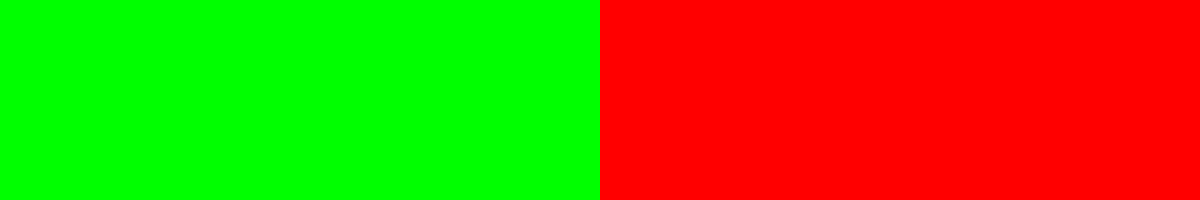
Frame 1 (no input)
Frame 60 (no input): identical to frame 1, image omitted
Frame 120 (the mouse pressed at the canvas centre since frame 60): identical to frame 1, image omitted

The p5.js sketch that drew this single still picture (run headless with seeded random() and noise() and a simulated clock; from frame 60 on, the mouse is pressed at the canvas centre):

// p5.js sketch
// ── sketch.js
/**
 * exercice sur les positons de la souris
 */

var rouge;
var positionX;
var a;
function setup() {
  createCanvas(1200, 200);
  noStroke();
  rouge = 255;
  positionX = width/2;
  a = 0.2;
}


function draw() {
  background(200);
  fill(0,255, 0);
  rect(0, 0, positionX, height );
  fill(rouge, 0, 0);
  rect(positionX, 0, width, height);
  
  a+=0.0001;
  if(mouseIsPressed){
    if(mouseButton == "left"){
      rouge = (rouge + 10);
    }else{
      rouge = (rouge -10);
    }

    print(mouseButton);
  }


}
